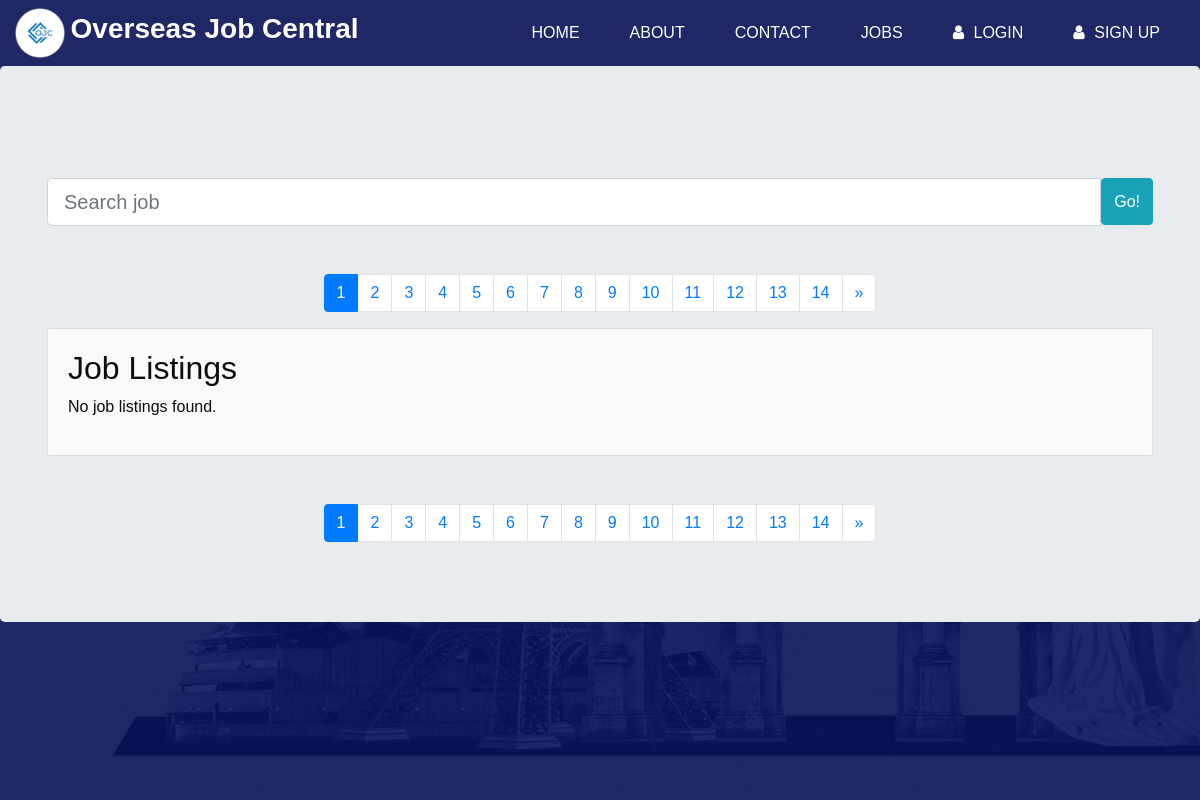
The app's page /jobs/jobs.php, older data.
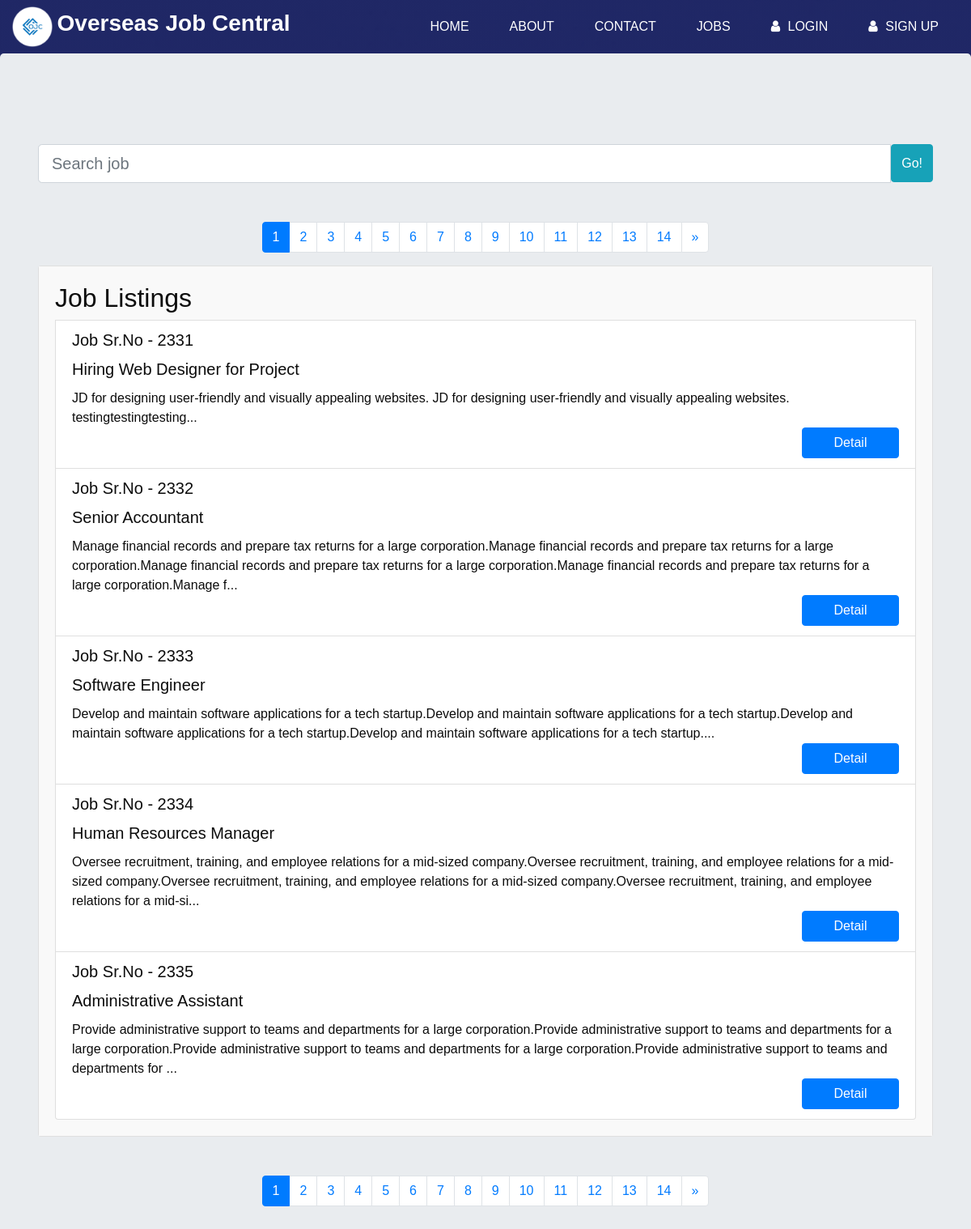
The same page, newer data.
### tables this page shows
CREATE TABLE `jobs` (
  `id` int(11) NOT NULL,
  `job_title` varchar(100) NOT NULL,
  `job_desc` text NOT NULL,
  `responsibilities` text DEFAULT NULL,
  `experience` text DEFAULT NULL,
  `skills` text DEFAULT NULL,
  `requirements` text DEFAULT NULL,
  `salary` varchar(50) DEFAULT NULL,
  `job_location` varchar(100) NOT NULL,
  `employer` varchar(50) NOT NULL,
  `employer_id` int(100) NOT NULL,
  `status` int(10) DEFAULT NULL,
  `created_at` timestamp NOT NULL DEFAULT current_timestamp(),
  `updated_at` timestamp NULL DEFAULT NULL,
  `deleted_at` timestamp NULL DEFAULT NULL
);

### jobs/jobs.php (the view, shortened to what this page needs)
<?php
$db = new Database();
$conn = $db->getConnection();
$limit = 5;
$page = isset($_GET['page']) ? $_GET['page'] : 1;
$offset = ($page - 1) * $limit;
$sql = "SELECT * FROM jobs WHERE status = 2 LIMIT $offset, $limit ";
$results = $conn->query($sql);
$sqlTotal = "SELECT COUNT(*) as total FROM jobs";
$resultTotal = $conn->query($sqlTotal);
$totalRows = $resultTotal->fetch_assoc()['total'];
$totalPages = ceil($totalRows / $limit);
?>
<?php include '../includes/head.php'; ?>
<body style="background-image: linear-gradient(to right, #1f2766, #1f2766);">
<?php include '../includes/nav.php'; ?>
<div class="jumbotron" style="margin-left: 0px;">
<section class="mt-5 mb-5">
  <div class="container">
    <div class="row">
      <div class="col-md-12">
        <div class="input-group input-group-lg">
          <input type="text" id="searchBar" class="form-control" placeholder="Search job">
          <span class="input-group-btn">
            <button id="searchBtn" type="button" class="btn btn-info" onclick="searchBar()">Go!</button>
          </span>
        </div>
      </div>
    </div>
  </div>
</section>
<section class="container mt-5">
  <nav aria-label="Page navigation">
    <ul class="pagination justify-content-center">
      <?php for ($i = 1; $i <= $totalPages; $i++): ?>
        <li class="page-item <?= $page == $i ? 'active' : ''; ?>">
          <a class="page-link" href="?page=<?= $i; ?>"><?= $i; ?></a>
        </li>
      <?php endfor; ?>
      <?php if ($page < $totalPages): ?>
        <li class="page-item">
          <a class="page-link" href="?page=<?= $page + 1; ?>" aria-label="Next">
            <span aria-hidden="true">&raquo;</span>
          </a>
        </li>
      <?php endif; ?>
    </ul>
  </nav>
</section>
<section class="container">
  <div class="card">
    <div class="card-body">
      <h2>Job Listings</h2>
      <ul class="list-group">
        <?php if ($results->num_rows > 0): ?>
          <?php while ($result = mysqli_fetch_array($results)): ?>
            <a href="detail.php?id=<?= $result['id']; ?>" class="job-listing-link">
              <li class="list-group-item">
                  <h4 class="card-title">Job Sr.No - 233<?= $result['id']; ?></h4>
                  <h5 class="card-title"><?= $result['job_title']; ?></h5>
                  <p class="card-text"><?= substr($result['job_desc'], 0, 300); ?>...</p>
                  <a href="detail.php?id=<?= $result['id']; ?>" class="btn btn-primary btn-jobs">Detail</a>
              </li>
            </a>
          <?php endwhile; ?>
        <?php else: ?>
          <p>No job listings found.</p>
        <?php endif; ?>
      </ul>
    </div>
  </div>
</section>
<section class="container mt-5">
  <nav aria-label="Page navigation">
    <ul class="pagination justify-content-center">
      <?php for ($i = 1; $i <= $totalPages; $i++): ?>
        <li class="page-item <?= $page == $i ? 'active' : ''; ?>">
          <a class="page-link" href="?page=<?= $i; ?>"><?= $i; ?></a>
        </li>
      <?php endfor; ?>
      <?php if ($page < $totalPages): ?>
        <li class="page-item">
          <a class="page-link" href="?page=<?= $page + 1; ?>" aria-label="Next">
            <span aria-hidden="true">&raquo;</span>
          </a>
        </li>
      <?php endif; ?>
    </ul>
  </nav>
</section>
</div>
</body>
</html>

Row changes from the older to the newer data that the page shows:
now on this page (row edited): jobs: id "1", job_title "Hiring Web Designer for Project", job_desc "JD for designing user-friendly and visually appealing websites. JD for designing user-friendly and visually appealing websites. testingtestingtesting"
now on this page (row edited): jobs: id "2", job_title "Senior Accountant", job_desc "Manage financial records and prepare tax returns for a large corporation.Manage financial records and prepare tax returns for a large corporation.Manage financial records and prepare tax returns for a large corporation.Manage financial records and prepare tax returns for a large corporation.Manage f"
now on this page (row edited): jobs: id "3", job_title "Software Engineer", job_desc "Develop and maintain software applications for a tech startup.Develop and maintain software applications for a tech startup.Develop and maintain software applications for a tech startup.Develop and maintain software applications for a tech startup."
now on this page (row edited): jobs: id "4", job_title "Human Resources Manager", job_desc "Oversee recruitment, training, and employee relations for a mid-sized company.Oversee recruitment, training, and employee relations for a mid-sized company.Oversee recruitment, training, and employee relations for a mid-sized company.Oversee recruitment, training, and employee relations for a mid-si"
now on this page (row edited): jobs: id "5", job_title "Administrative Assistant", job_desc "Provide administrative support to teams and departments for a large corporation.Provide administrative support to teams and departments for a large corporation.Provide administrative support to teams and departments for a large corporation.Provide administrative support to teams and departments for"
Text that changed along with them:
text no longer shown: "No job listings found."
